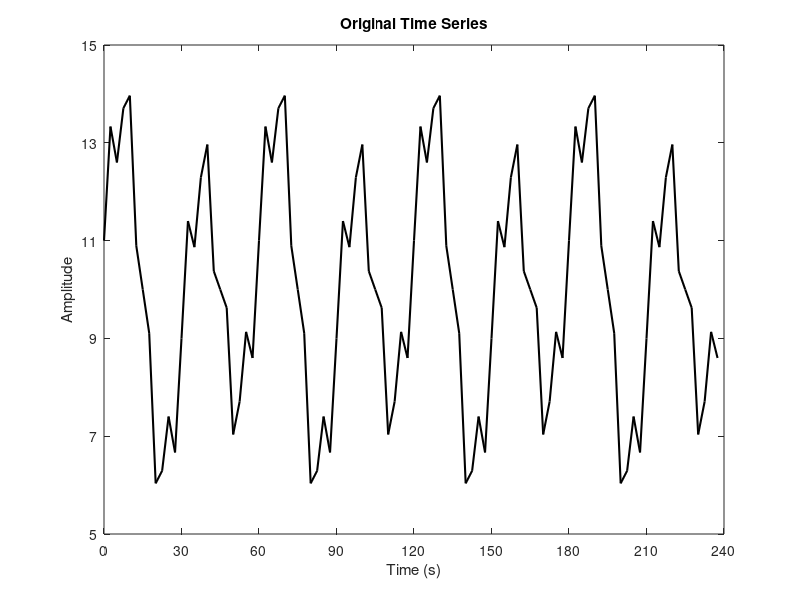
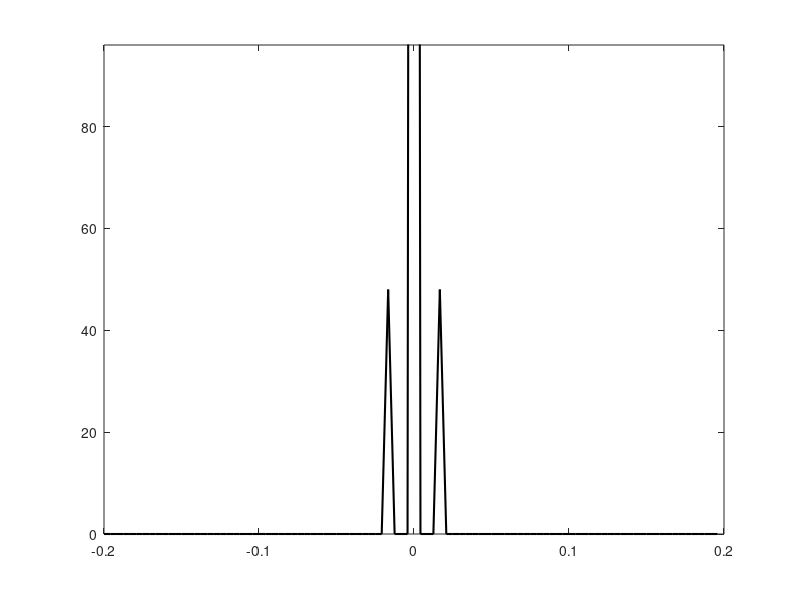

The MATLAB source for these figures, in order: (Note: this script raises an error after producing the figures.)
% Code inspired by Daniel Rowe
close all
clear all

% Based on sampleDFT1D.m
n=96; % number of time points
dt=2.5; % seconds between time points
t=((1:n)'-1)*dt; % sampled time points

% Define frequency components
A1=10; A2=1; A3=3; A4=1; % frequency amplitudes
nu1=0/(dt*n); nu2=4/(dt*n); % cosine frequencies
nu3=8/(dt*n); nu4=32/(dt*n); % sine frequencies
y1=zeros(n,1); y2=zeros(n,1); y3=zeros(n,1); y4=zeros(n,1); 
for j=1:n
    y1(j,1)=A1*cos(2*pi*nu1*(j-1)*dt);
    y2(j,1)=A2*cos(2*pi*nu2*(j-1)*dt);
    y3(j,1)=A3*sin(2*pi*nu3*(j-1)*dt);
    y4(j,1)=A4*sin(2*pi*nu4*(j-1)*dt);
end
y=y1+y2+y3+y4;

figure;
plot(t,y,'k','LineWidth',1.5)
xlim([0,dt*n]), ylim([5,15])
set(gca,'xtick',(0:dt*n/8:dt*n))
set(gca,'ytick',(5:2:15))
title('Original Time Series')
xlabel('Time (s)')
ylabel('Amplitude')

% compute with Matlab's functions
ff=fftshift(fft(fftshift(y)));

% frequency spectrum %%%%%%%%%%%%%%%%%%%%%%%%%%%%%%%%%%%%%%%%%%%%%%%%%%%%%%
dnu=1/(n*dt);
nu=((1:n)'-n/2-1)*dnu;

% Plot real DFT
figure;
plot(nu,real(ff),'k','LineWidth',1.5)
xlim([-1/dt/2,1/dt/2])
ylim([0,n])
set(gca,'xtick',round(nu(1:n/8:n),2))
set(gca,'ytick',(0:n/4:n))
title('Real Part of 1D DFT')
xlabel('Frequency (Hz)')
ylabel('Real Amplitude')

% Plot imaginary DFT
figure;
plot(nu,imag(ff),'k','LineWidth',1.5)
xlim([-1/dt/2,1/dt/2])
ylim([-n/2,n/2])
set(gca,'xtick',round(nu(1:n/8:n),2))
title('Imaginary Part of 1D DFT')
xlabel('Frequency (Hz)')
ylabel('Imaginary Amplitude')

% Plot absolute value of imaginary
figure;
plot(nu,abs(imag(ff)),'k','LineWidth',1.5)
xlim([-1/dt/2,1/dt/2])
ylim([0,n])
set(gca,'xtick',round(nu(1:n/8:n),2))
set(gca,'ytick',(0:n/4:n))
title('Absolute Value of Imaginary Part of 1D DFT')
xlabel('Frequency (Hz)')
ylabel('|Imaginary Amplitude|')